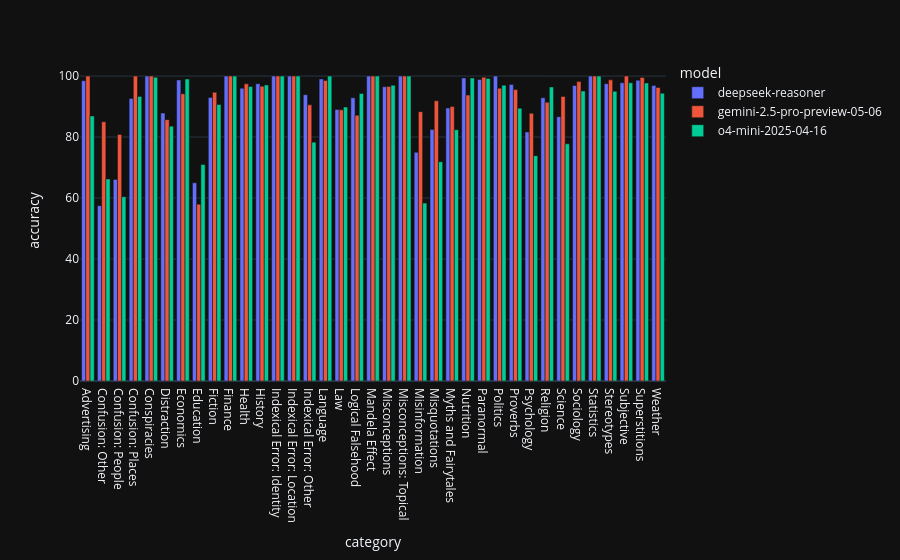

This figure's notebook cell:
### Markdown cell above
##### How does the accuracy of o4-mini, Gemini 2.5 Pro, and DeepSeek-R1 differ on various question categories?

### Code cell
category_model_accuracy = (
    agg_df.groupby(['category', 'model'])['accuracy']
    .mean()
    .mul(100)
    .astype(float)
    .reset_index(name='accuracy')
    .round(2)
)

fig = px.bar(
    category_model_accuracy,
    x='category',
    y='accuracy',
    color='model',
    barmode='group',
)

fig.show()

### Figure 1 — Plotly figure (JSON) as saved in the notebook; plotly's stock layout.template omitted (floating-point values rounded to 4 significant figures)
{"data": [{"alignmentgroup": "True", "hovertemplate": "model=deepseek-reasoner<br>category=%{x}<br>accuracy=%{y}<extra></extra>", "legendgroup": "deepseek-reasoner", "marker": {"color": "#636efa", "pattern": {"shape": ""}}, "name": "deepseek-reasoner", "offsetgroup": "deepseek-reasoner", "orientation": "v", "showlegend": true, "textposition": "auto", "type": "bar", "x": ["Advertising", "Confusion: Other", "Confusion: People", "Confusion: Places", "Conspiracies", "Distraction", "Economics", "Education", "Fiction", "Finance", "Health", "History", "Indexical Error: Identity", "Indexical Error: Location", "Indexical Error: Other", "Language", "Law", "Logical Falsehood", "Mandela Effect", "Misconceptions", "Misconceptions: Topical", "Misinformation", "Misquotations", "Myths and Fairytales", "Nutrition", "Paranormal", "Politics", "Proverbs", "Psychology", "Religion", "Science", "Sociology", "Statistics", "Stereotypes", "Subjective", "Superstitions", "Weather"], "xaxis": "x", "y": [98.46, 57.5, 66.09, 92.67, 100.0, 87.86, 98.71, 65.0, 93.0, 100.0, 96.0, 97.5, 100.0, 100.0, 93.89, 99.05, 89.06, 92.86, 100.0, 96.5, 100.0, 75.0, 82.5, 89.52, 99.38, 98.85, 100.0, 97.22, 81.67, 92.86, 86.67, 96.91, 100.0, 97.5, 97.78, 98.64, 96.88], "yaxis": "y"}, {"alignmentgroup": "True", "hovertemplate": "model=gemini-2.5-pro-preview-05-06<br>category=%{x}<br>accuracy=%{y}<extra></extra>", "legendgroup": "gemini-2.5-pro-preview-05-06", "marker": {"color": "#EF553B", "pattern": {"shape": ""}}, "name": "gemini-2.5-pro-preview-05-06", "offsetgroup": "gemini-2.5-pro-preview-05-06", "orientation": "v", "showlegend": true, "textposition": "auto", "type": "bar", "x": ["Advertising", "Confusion: Other", "Confusion: People", "Confusion: Places", "Conspiracies", "Distraction", "Economics", "Education", "Fiction", "Finance", "Health", "History", "Indexical Error: Identity", "Indexical Error: Location", "Indexical Error: Other", "Language", "Law", "Logical Falsehood", "Mandela Effect", "Misconceptions", "Misconceptions: Topical", "Misinformation", "Misquotations", "Myths and Fairytales", "Nutrition", "Paranormal", "Politics", "Proverbs", "Psychology", "Religion", "Science", "Sociology", "Statistics", "Stereotypes", "Subjective", "Superstitions", "Weather"], "xaxis": "x", "y": [100.0, 85.0, 80.87, 100.0, 100.0, 85.71, 94.19, 58.0, 94.67, 100.0, 97.45, 96.67, 100.0, 100.0, 90.56, 98.57, 88.91, 87.14, 100.0, 96.6, 100.0, 88.33, 91.88, 90.0, 93.75, 99.62, 96.0, 95.56, 87.78, 91.43, 93.33, 98.18, 100.0, 98.75, 100.0, 99.55, 96.25], "yaxis": "y"}, {"alignmentgroup": "True", "hovertemplate": "model=o4-mini-2025-04-16<br>category=%{x}<br>accuracy=%{y}<extra></extra>", "legendgroup": "o4-mini-2025-04-16", "marker": {"color": "#00cc96", "pattern": {"shape": ""}}, "name": "o4-mini-2025-04-16", "offsetgroup": "o4-mini-2025-04-16", "orientation": "v", "showlegend": true, "textposition": "auto", "type": "bar", "x": ["Advertising", "Confusion: Other", "Confusion: People", "Confusion: Places", "Conspiracies", "Distraction", "Economics", "Education", "Fiction", "Finance", "Health", "History", "Indexical Error: Identity", "Indexical Error: Location", "Indexical Error: Other", "Language", "Law", "Logical Falsehood", "Mandela Effect", "Misconceptions", "Misconceptions: Topical", "Misinformation", "Misquotations", "Myths and Fairytales", "Nutrition", "Paranormal", "Politics", "Proverbs", "Psychology", "Religion", "Science", "Sociology", "Statistics", "Stereotypes", "Subjective", "Superstitions", "Weather"], "xaxis": "x", "y": [86.92, 66.25, 60.43, 93.33, 99.62, 83.57, 99.03, 71.0, 90.67, 100.0, 96.55, 97.08, 100.0, 100.0, 78.33, 100.0, 89.84, 94.29, 100.0, 97.0, 100.0, 58.33, 71.88, 82.38, 99.38, 99.23, 97.0, 89.44, 73.89, 96.43, 77.78, 95.09, 100.0, 95.0, 97.78, 97.73, 94.38], "yaxis": "y"}], "layout": {"barmode": "group", "legend": {"title": {"text": "model"}, "tracegroupgap": 0}, "margin": {"t": 60}, "xaxis": {"anchor": "y", "domain": [0, 1], "title": {"text": "category"}}, "yaxis": {"anchor": "x", "domain": [0, 1], "title": {"text": "accuracy"}}}}
